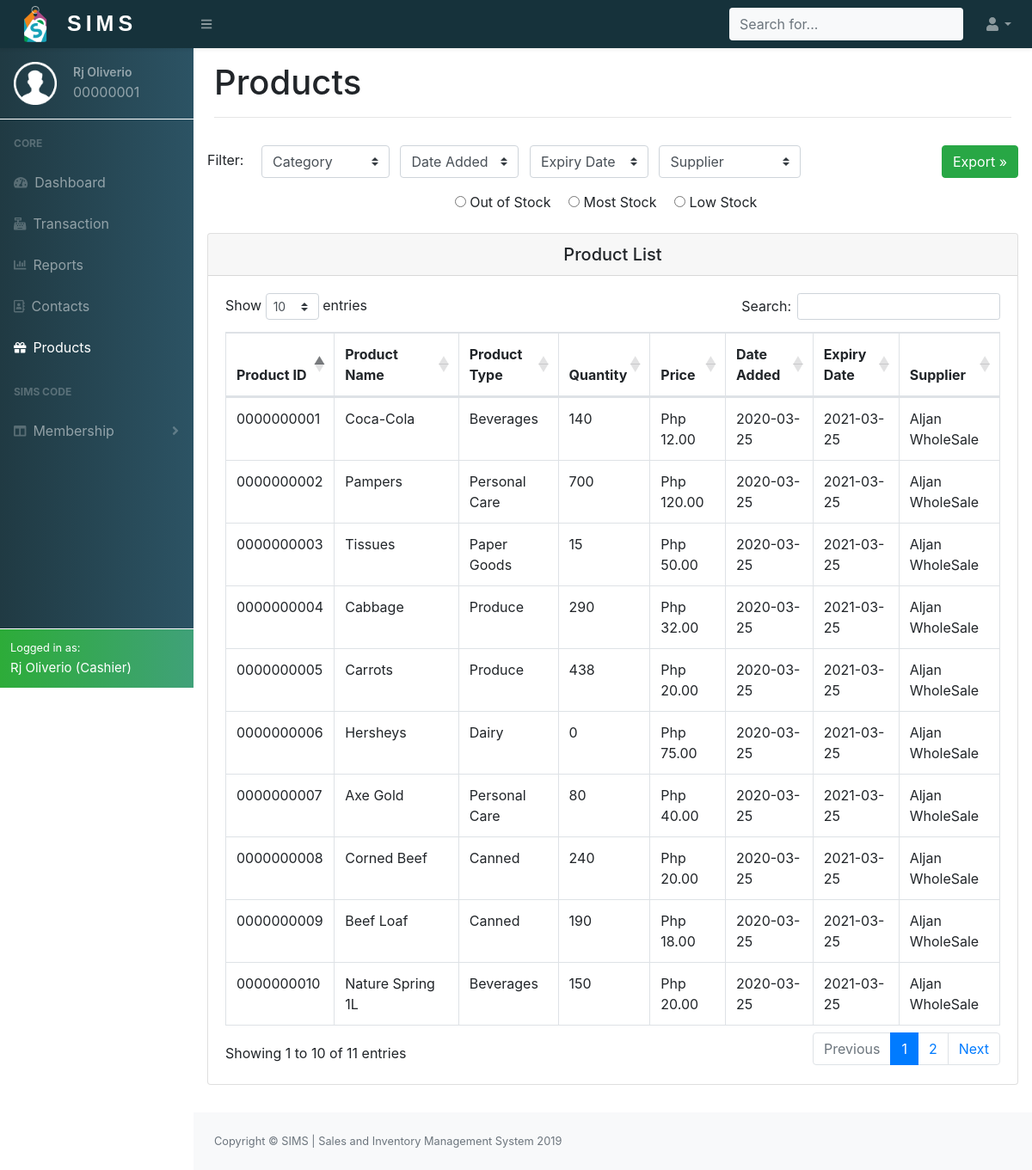
The page /project/php/products.php (signed in) on the database as committed earlier.
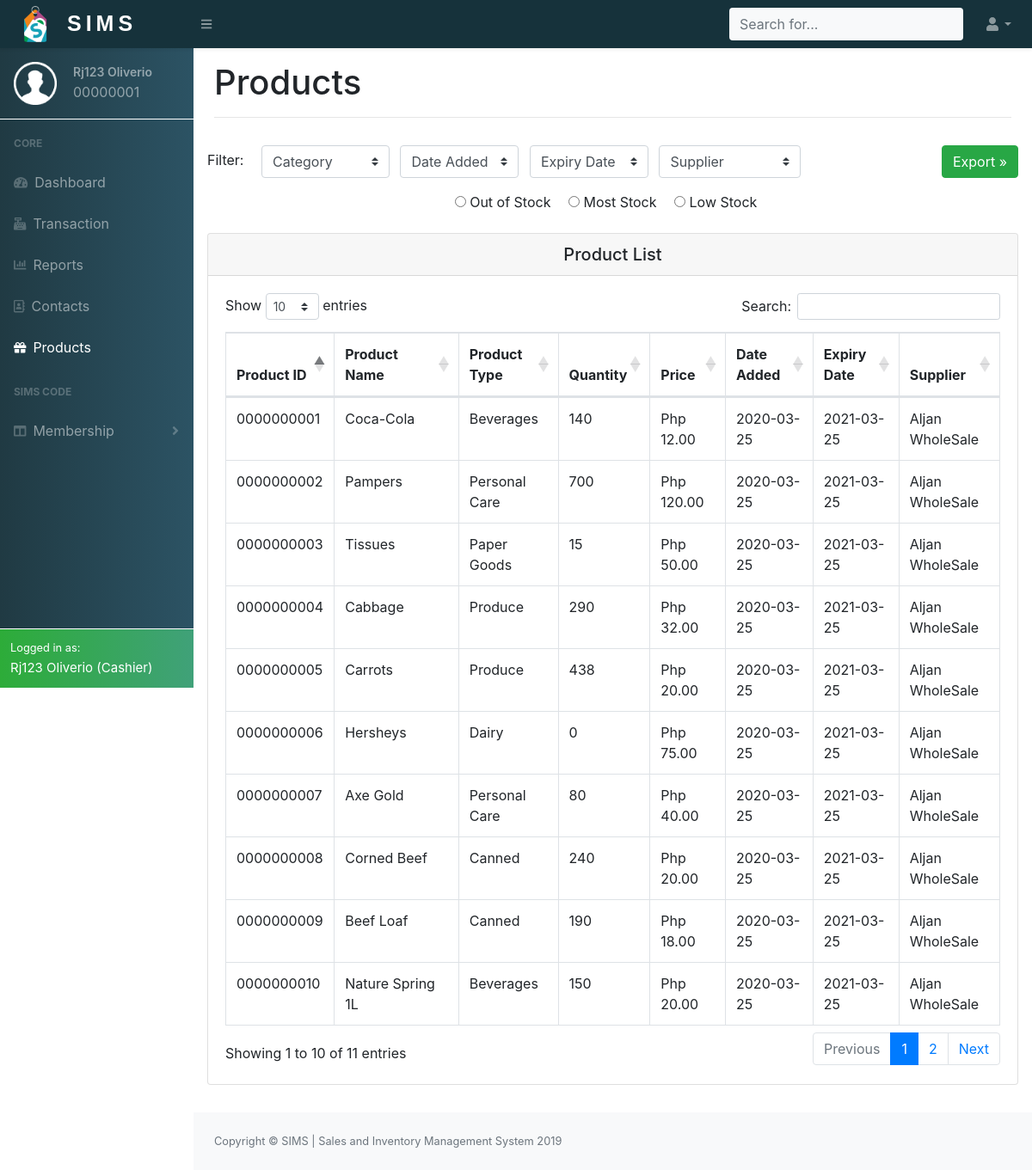
The same page on the database as committed later.
### tables this page shows
CREATE TABLE `employee_accounts` (
  `Employee_id` int(8) UNSIGNED ZEROFILL NOT NULL,
  `Person_id` int(8) NOT NULL,
  `Password` varchar(255) NOT NULL
);

CREATE TABLE `person_info` (
  `Person_id` int(8) NOT NULL,
  `Fname` varchar(255) NOT NULL,
  `Lname` varchar(255) NOT NULL,
  `Email` varchar(255) NOT NULL,
  `Image` varchar(255) NOT NULL DEFAULT 'user.png',
  `Contact_no` varchar(15) NOT NULL,
  `Address` varchar(255) NOT NULL,
  `Age` int(3) DEFAULT NULL,
  `Gender` enum('Male','Female') DEFAULT NULL,
  `Date_added` datetime NOT NULL DEFAULT current_timestamp(),
  `Person_type` enum('Cashier','Manager','Supplier','Customer') NOT NULL
);

### project/php/dbconnect.php (called while the page is built, shortened)
<?php
    function runQuery($conn,$str){
        $res=mysqli_query($conn,$str);
        return $res;
    }
?>

### project/php/products.php (the view, shortened to what the changed rows need)
<?php
    include_once('dbconnect.php');
    if(isset($_SESSION['empid'])){
        $res=runQuery($conn,"SELECT * FROM employee_accounts INNER JOIN person_info ON employee_accounts.Person_id=person_info.Person_id WHERE employee_accounts.Employee_id='{$_SESSION['empid']}'");
        $res=mysqli_fetch_array($res);
    }else{
        header("Location: ../index.php");
    }
?>
<!DOCTYPE html>
<html lang="en">
    <head>
        <link href="../css/styles.css" rel="stylesheet" />
        <link href="https://cdn.datatables.net/1.10.20/css/dataTables.bootstrap4.min.css" rel="stylesheet" />
        <link rel="stylesheet" href="https://cdn.linearicons.com/free/1.0.0/icon-font.min.css">
        <link rel="stylesheet" href="https://cdnjs.cloudflare.com/ajax/libs/easy-autocomplete/1.3.5/easy-autocomplete.css" />
    </head>
    <body class="sb-nav-fixed">
        <?php include('header.php'); ?>
            <div id="layoutSidenav_content">
                <main>
                    <div class="container-fluid">
                        <h1 class="mt-3">Products</h1><hr>
                    </div>
                    <div class="product_content p-3 mb-3">
                        <div class="card mt-1">
                            <div class="card-body " id="tablecontent">
                                <table class="table table-bordered mytable" id="dataTable" width="100%"cellspacing="0">
                                    <thead>
                                        <tr>
                                            <th>Product ID</th>
                                            <th>Product Name</th>
                                            <th>Product Type</th>
                                            <th>Quantity</th>
                                            <th>Price</th>
                                            <th>Date Added</th>
                                            <th>Expiry Date</th>
                                            <th>Supplier</th>
                                        </tr>
                                    </thead>
                                </table>
                            </div>
                        </div>
                    </div>
                </main>
            </div>
        </div>
    </body>
</html>

### project/php/header.php (shortened to what the changed rows need)
<div id="layoutSidenav">
    <div id="layoutSidenav_nav">
        <nav class="sb-sidenav accordion sb-sidenav-dark navcolor" id="sidenavAccordion">
            <div class="sb-sidenav-menu">
                <div class="nav">
                    <div class="sb-nav-userinfo p-3">
                        <div class="float-left">
                            <img src="../images/<?php echo $res['Image']; ?>" width="50" height="50">
                        </div>
                        <div class="userdetails">
                            <p><?php echo $res['Fname']." ".$res['Lname']; ?></p>
                            <span><?php echo $res['Employee_id']; ?></span>
                        </div>
                    </div>
                </div>
            </div>
            <div class="sb-sidenav-footer bg-success logged border border-white border-right-0 border-bottom-0 border-left-0">
                <div class="small text-white">Logged in as:</div>
                <span class="text-white active-name "><?php echo $res['Fname']." ".$res['Lname']." (".$res['Person_type'].")"; ?></span>
            </div>
        </nav>
    </div>

Rows that differ between the two databases and show on the page:
changed through a linked row, employee_accounts "Oliverio": Person.Fname "Rj" → "Rj123"
